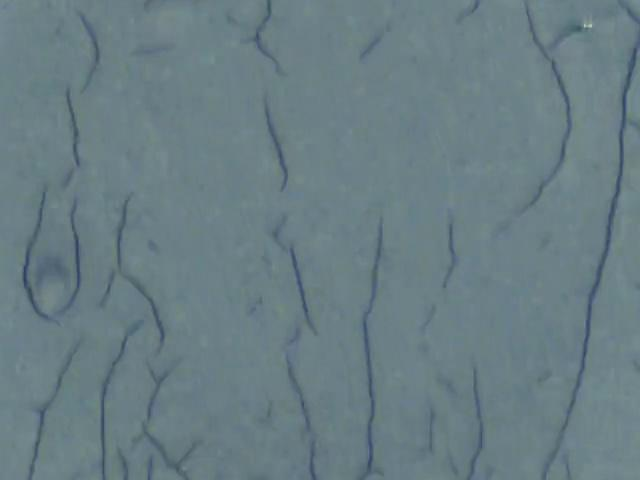
#> input picture data/coatingvision_real_test/images/test/image_1019.jpg, 640 x 480 px
$ python -i sensor_fusion.py   (imports and definitions only)   (older library calls are emulated)
#> lines starting #> are read from the running program, lines starting #| are printed output that depends on the picture; after the words box and inside, x2 and y2 are one past the last pixel; in counts of white or black regions, pixels touching at a corner belong together
"""
SecureCoating-Vision: Sensor Fusion Manager
=============================================
Manages multi-source data fusion from three sensing modalities:
1. Optical RGB (High-resolution surface camera)
2. LWIR Thermal (Long-Wave Infrared sub-surface imaging)
3. 3D Laser Profilometer (Height/topology measurement)

Since physical sensors are not available in this prototype, this module:
- Generates realistic mock thermal and 3D height data from RGB input
- Performs spatial alignment via homography transformation
- Implements pixel-level and feature-level fusion strategies
- Provides graceful degradation when sensors are unavailable

The mock data generation uses signal processing techniques to produce
physically plausible sensor readings that correlate with visible defects.
"""

import time
import logging
import numpy as np
import cv2
from typing import Optional, Tuple, Dict
from dataclasses import dataclass, field

logger = logging.getLogger("SecureCoatingVision.SensorFusion")


@dataclass
class SensorStatus:
    """Tracks the health state of each sensor in the system."""
    rgb_online: bool = True
    thermal_online: bool = True
    profiler_online: bool = True
    rgb_last_frame_ms: float = 0.0
    thermal_last_frame_ms: float = 0.0
    profiler_last_frame_ms: float = 0.0
    degradation_level: str = "NONE"  # NONE, PARTIAL, CRITICAL

    def update_degradation(self):
        """Compute overall system degradation level."""
        online_count = sum([self.rgb_online, self.thermal_online, self.profiler_online])
        if online_count == 3:
            self.degradation_level = "NONE"
        elif online_count == 2:
            self.degradation_level = "PARTIAL"
        elif online_count == 1:
            self.degradation_level = "CRITICAL"
        else:
            self.degradation_level = "OFFLINE"


@dataclass
class FusionResult:
    """Container for multi-source fusion output."""
    fused_tensor: np.ndarray  # (H, W, 5) float32 normalized [0,1]
    rgb_frame: np.ndarray  # Original RGB (H, W, 3) uint8
    thermal_frame: Optional[np.ndarray] = None  # (H, W) float32 in Celsius
    height_frame: Optional[np.ndarray] = None  # (H, W) float32 in micrometers
    sensor_status: SensorStatus = field(default_factory=SensorStatus)
    fusion_latency_ms: float = 0.0
    alignment_applied: bool = False


class SensorFusionManager:
    """
    Multi-source sensor fusion manager for coating inspection.

    Handles:
    - Mock sensor data generation (thermal, 3D height)
    - Spatial alignment via homography matrices
    - Multi-strategy fusion (concatenation, weighted, attention-based)
    - Graceful degradation when sensors disconnect

    Usage:
        fusion_mgr = SensorFusionManager()
        result = fusion_mgr.fuse(rgb_image)
        # result.fused_tensor -> (H, W, 5) normalized for model input
        # result.thermal_frame -> simulated thermal data
        # result.height_frame -> simulated 3D height data
    """

    # Physical simulation parameters
    AMBIENT_TEMP_C = 42.0       # Typical coating surface temp during curing
    TEMP_RANGE_C = (15.0, 75.0) # LWIR camera detection range
    HEIGHT_RANGE_UM = (0.0, 500.0)  # Profilometer measurement range
    COATING_THICKNESS_NOM_UM = 120.0  # Nominal coating thickness

    def __init__(
        self,
        target_size: Tuple[int, int] = (1024, 1024),
        thermal_noise_std: float = 0.8,
        height_noise_std: float = 2.0,
        enable_mock: bool = True
    ):
        """
        Initialize the sensor fusion manager.

        Args:
            target_size: Output frame dimensions (H, W) after alignment.
            thermal_noise_std: Standard deviation of thermal sensor noise (Celsius).
            height_noise_std: Standard deviation of profilometer noise (micrometers).
            enable_mock: If True, generate simulated sensor data from RGB.
        """
        self.target_size = target_size
        self.thermal_noise_std = thermal_noise_std
        self.height_noise_std = height_noise_std
        self.enable_mock = enable_mock

        # Homography matrices for sensor-to-RGB alignment
        # In production these would be calibrated; here we use near-identity with minor offsets
        self.H_thermal_to_rgb = self._generate_calibration_matrix(
            rotation_deg=0.3, tx=2.0, ty=-1.5
        )
        self.H_profiler_to_rgb = self._generate_calibration_matrix(
            rotation_deg=-0.2, tx=-1.0, ty=1.0
        )

        # Sensor health tracking
        self.sensor_status = SensorStatus()
        if not self.enable_mock:
            # No real acquisition adapter is implemented in this repository.
            # Never advertise sensors as online before authoritative frames arrive.
            self.sensor_status.rgb_online = False
            self.sensor_status.thermal_online = False
            self.sensor_status.profiler_online = False
            self.sensor_status.update_degradation()

        logger.info(f"SensorFusionManager initialized (target_size={target_size}, mock={enable_mock})")

    def _generate_calibration_matrix(
        self, rotation_deg: float = 0.0, tx: float = 0.0, ty: float = 0.0
    ) -> np.ndarray:
        """
        Generate a homography matrix simulating minor camera misalignment.
        In a real system, this would be computed from checkerboard calibration.
        """
        angle_rad = np.radians(rotation_deg)
        cos_a, sin_a = np.cos(angle_rad), np.sin(angle_rad)

        H = np.array([
            [cos_a, -sin_a, tx],
            [sin_a,  cos_a, ty],
            [0.0,    0.0,   1.0]
        ], dtype=np.float32)

        return H

    # [19 lines left out: function update_calibration, not called in this run]

    def generate_mock_thermal(self, rgb_image: np.ndarray) -> np.ndarray:
        """
        Generate simulated LWIR thermal data from RGB input.

        Simulation logic:
        - Base temperature derived from surface luminance
        - Dark regions (potential voids/delamination) show lower temperature
          due to reduced thermal conductivity
        - Bright/reflective regions may indicate thinner coating (higher temp)
        - Gaussian noise simulates sensor measurement uncertainty

        Args:
            rgb_image: Input BGR image (H, W, 3) uint8.

        Returns:
            Thermal map (H, W) float32 in Celsius.
        """
        h, w = rgb_image.shape[:2]

        # Convert to grayscale for luminance-based temperature estimation
        gray = cv2.cvtColor(rgb_image, cv2.COLOR_BGR2GRAY).astype(np.float32)

        # Map luminance [0-255] to temperature deviation from ambient
        # Darker pixels -> lower thermal conductivity -> cooler spots (voids underneath)
        # Formula: T = ambient + (luminance_norm - 0.5) * thermal_sensitivity
        luminance_norm = gray / 255.0
        thermal_sensitivity = 8.0  # ±8°C variation from defects

        thermal_map = self.AMBIENT_TEMP_C + (luminance_norm - 0.7) * thermal_sensitivity

        # Add edge-based thermal signature (cracks/scratches create thermal bridges)
        edges = cv2.Canny(rgb_image, 50, 150).astype(np.float32) / 255.0
        edges_blurred = cv2.GaussianBlur(edges, (15, 15), 3.0)
        thermal_map -= edges_blurred * 3.0  # Scratches show as cooler lines

        # Simulate sub-surface void detection (low-frequency thermal anomalies)
        # Apply large Gaussian blur to simulate heat diffusion patterns
        low_freq = cv2.GaussianBlur(gray, (51, 51), 15.0)
        void_signal = (low_freq / 255.0 - 0.5) * 4.0
        thermal_map += void_signal

        # Add sensor noise
        noise = np.random.normal(0, self.thermal_noise_std, (h, w)).astype(np.float32)
        thermal_map += noise

        # Clamp to sensor range
        thermal_map = np.clip(thermal_map, self.TEMP_RANGE_C[0], self.TEMP_RANGE_C[1])

        return thermal_map

    def generate_mock_height(self, rgb_image: np.ndarray) -> np.ndarray:
        """
        Generate simulated 3D profilometer height data from RGB input.

        Simulation logic:
        - Base height is the nominal coating thickness
        - Texture variations create subtle height differences
        - Bright spots could indicate blisters (height bumps)
        - Very dark areas could indicate delamination (height dips)
        - High-frequency noise simulates laser speckle measurement noise

        Args:
            rgb_image: Input BGR image (H, W, 3) uint8.

        Returns:
            Height map (H, W) float32 in micrometers.
        """
        h, w = rgb_image.shape[:2]

        # Base nominal coating height
        height_map = np.full((h, w), self.COATING_THICKNESS_NOM_UM, dtype=np.float32)

        # Texture-based height variation (subtle surface roughness)
        gray = cv2.cvtColor(rgb_image, cv2.COLOR_BGR2GRAY).astype(np.float32)
        texture = cv2.GaussianBlur(gray, (5, 5), 1.0) - gray
        height_map += texture * 0.3  # ±30um from texture

        # Detect potential blisters: bright circular regions = raised bumps
        # Use local brightness peaks as blister indicators
        bright_mask = (gray > 200).astype(np.float32)
        bright_blurred = cv2.GaussianBlur(bright_mask, (31, 31), 8.0)
        height_map += bright_blurred * 80.0  # Blisters can be up to 80um raised

        # Detect potential delamination: large dark patches = coating separation
        dark_mask = (gray < 80).astype(np.float32)
        dark_blurred = cv2.GaussianBlur(dark_mask, (41, 41), 12.0)
        height_map -= dark_blurred * 40.0  # Delamination dips

        # Edge-based scratch detection: sharp edges = surface grooves
        edges = cv2.Canny(rgb_image, 80, 200).astype(np.float32) / 255.0
        edges_dilated = cv2.dilate(edges, np.ones((3, 3)))
        height_map -= edges_dilated * 15.0  # Scratches are 5-15um deep

        # Add measurement noise (laser speckle)
        noise = np.random.normal(0, self.height_noise_std, (h, w)).astype(np.float32)
        height_map += noise

        # Clamp to physical range
        height_map = np.clip(height_map, self.HEIGHT_RANGE_UM[0], self.HEIGHT_RANGE_UM[1])

        return height_map

    # [33 lines left out: function generate_mock_frame, not called in this run]

    def align_frame(
        self,
        frame: np.ndarray,
        homography: np.ndarray,
        target_size: Optional[Tuple[int, int]] = None
    ) -> np.ndarray:
        """
        Apply spatial alignment (homography warp) to register a sensor frame
        to the RGB camera coordinate system.

        Args:
            frame: Input sensor frame (H, W) or (H, W, C).
            homography: 3x3 transformation matrix.
            target_size: Output size (W, H). Defaults to self.target_size.

        Returns:
            Aligned frame with same dtype as input.
        """
        if target_size is None:
            target_size = (self.target_size[1], self.target_size[0])  # (W, H) for cv2

        aligned = cv2.warpPerspective(
            frame, homography, target_size,
            flags=cv2.INTER_LINEAR,
            borderMode=cv2.BORDER_REPLICATE
        )
        return aligned

    def normalize_thermal(self, thermal: np.ndarray) -> np.ndarray:
        """Normalize thermal data from Celsius to [0, 1] range."""
        t_min, t_max = self.TEMP_RANGE_C
        normalized = (thermal - t_min) / (t_max - t_min)
        return np.clip(normalized, 0.0, 1.0).astype(np.float32)

    def normalize_height(self, height: np.ndarray) -> np.ndarray:
        """Normalize height data from micrometers to [0, 1] range."""
        h_min, h_max = self.HEIGHT_RANGE_UM
        normalized = (height - h_min) / (h_max - h_min)
        return np.clip(normalized, 0.0, 1.0).astype(np.float32)

    def fuse(
        self,
        rgb_image: np.ndarray,
        thermal_override: Optional[np.ndarray] = None,
        height_override: Optional[np.ndarray] = None,
        thermal_online: bool = True,
        profiler_online: bool = True
    ) -> FusionResult:
        """
        Perform multi-source data fusion.

        Acquires data from all available sensors (real or mocked),
        aligns them spatially, normalizes, and concatenates into a
        5-channel tensor ready for the fusion model.

        Args:
            rgb_image: Input BGR image (H, W, 3) uint8.
            thermal_override: Optional real thermal data (bypasses mock).
            height_override: Optional real height data (bypasses mock).
            thermal_online: Whether thermal sensor is connected.
            profiler_online: Whether 3D profiler is connected.

        Returns:
            FusionResult containing the fused 5-channel tensor and metadata.
        """
        start_time = time.time()
        h, w = rgb_image.shape[:2]

        # Update sensor status
        self.sensor_status.rgb_online = True
        self.sensor_status.thermal_online = thermal_online
        self.sensor_status.profiler_online = profiler_online
        self.sensor_status.update_degradation()

        # --- Thermal acquisition ---
        thermal_frame = None
        if thermal_online:
            if thermal_override is not None:
                thermal_frame = thermal_override
            elif self.enable_mock:
                thermal_frame = self.generate_mock_thermal(rgb_image)

            # Spatial alignment to RGB frame size (W, H for cv2)
            if thermal_frame is not None:
                thermal_frame = self.align_frame(
                    thermal_frame, self.H_thermal_to_rgb, target_size=(w, h)
                )
        else:
            logger.warning("[SENSOR] LWIR Thermal camera OFFLINE - using zero-fill fallback")

        # --- 3D Profiler acquisition ---
        height_frame = None
        if profiler_online:
            if height_override is not None:
                height_frame = height_override
            elif self.enable_mock:
                height_frame = self.generate_mock_height(rgb_image)

            # Spatial alignment to RGB frame size (W, H for cv2)
            if height_frame is not None:
                height_frame = self.align_frame(
                    height_frame, self.H_profiler_to_rgb, target_size=(w, h)
                )
        else:
            logger.warning("[SENSOR] 3D Laser Profiler OFFLINE - using zero-fill fallback")

        # --- Normalization ---
        # RGB: [0, 255] -> [0, 1]
        rgb_norm = rgb_image.astype(np.float32) / 255.0

        # Thermal: Celsius -> [0, 1] or zero-fill
        if thermal_frame is not None:
            thermal_norm = self.normalize_thermal(thermal_frame)
        else:
            thermal_norm = np.zeros((h, w), dtype=np.float32)

        # Height: micrometers -> [0, 1] or zero-fill
        if height_frame is not None:
            height_norm = self.normalize_height(height_frame)
        else:
            height_norm = np.zeros((h, w), dtype=np.float32)

        # --- Channel Concatenation Fusion ---
        # Stack into 5-channel tensor: [R, G, B, Thermal, Height]
        thermal_expanded = np.expand_dims(thermal_norm, axis=-1)
        height_expanded = np.expand_dims(height_norm, axis=-1)

        fused_tensor = np.concatenate([rgb_norm, thermal_expanded, height_expanded], axis=-1)

        fusion_latency = (time.time() - start_time) * 1000.0
        self.sensor_status.rgb_last_frame_ms = fusion_latency

        return FusionResult(
            fused_tensor=fused_tensor,
            rgb_frame=rgb_image,
            thermal_frame=thermal_frame,
            height_frame=height_frame,
            sensor_status=self.sensor_status,
            fusion_latency_ms=fusion_latency,
            alignment_applied=True
        )

    # [64 lines left out: functions compute_fusion_confidence, get_colorized_thermal, get_colorized_height, not called in this run]

>>> import cv2
>>> picture = cv2.imread('../../data/coatingvision_real_test/images/test/image_1019.jpg')
#> picture is the input picture: shape (480, 640, 3); mean B, G, R 132.4, 125.9, 105.5
>>> result = SensorFusionManager().fuse(picture)
#> in generate_mock_thermal, `edges = cv2.Canny(rgb_image, 50, 150).astype(np.float32) / 255.0`:
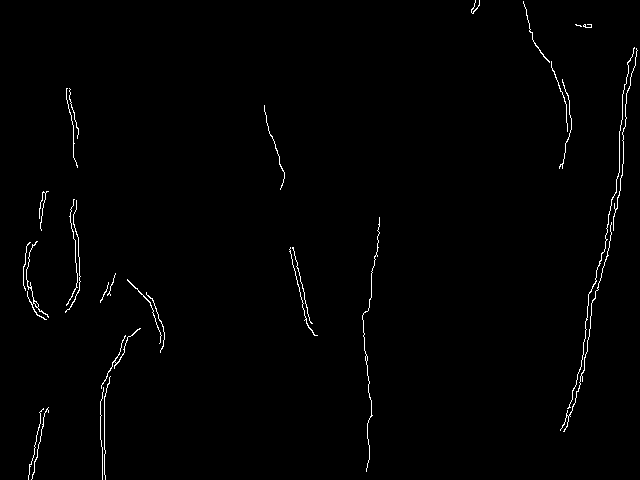
#> edges: shape (480, 640) float32; values 0 (black) and 1 (white), 1% white in thin lines or dots
#> in generate_mock_thermal, `thermal_map -= edges_blurred * 3.0`:
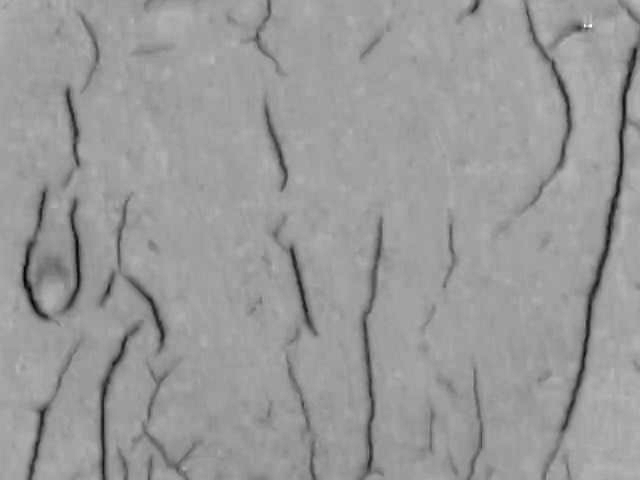
#> thermal_map: shape (480, 640) float32; min 37.55, max 41.85, mean 40.2; drawn with min black and max white
#> in generate_mock_thermal, `void_signal = (low_freq / 255.0 - 0.5) * 4.0`:
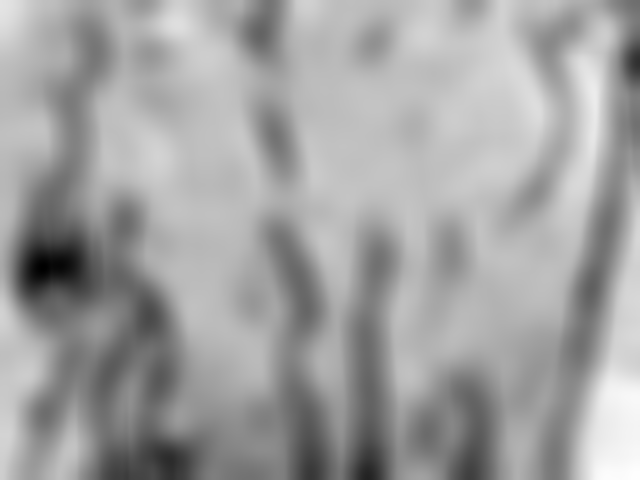
#> void_signal: shape (480, 640) float32; min -0.33, max 0.0181, mean -0.109; drawn with min black and max white
#> in align_frame, `aligned = cv2.warpPerspective( frame, homography, target_size, flags=c..`:
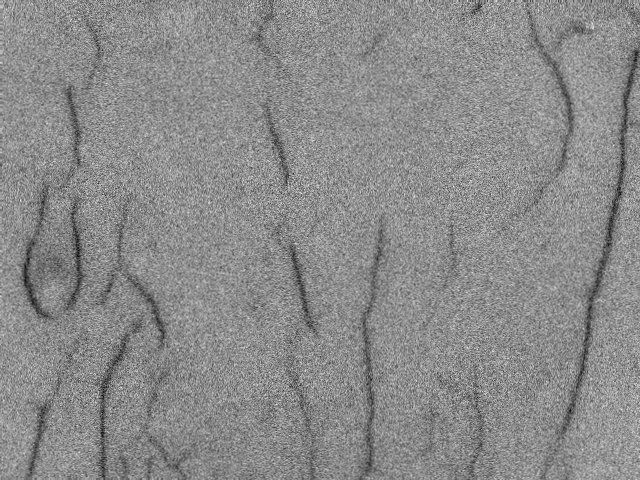
#> aligned: shape (480, 640) float32; min 36.16, max 43.27, mean 40; drawn with min black and max white
#> in generate_mock_height, `texture = cv2.GaussianBlur(gray, (5, 5), 1.0) - gray`:
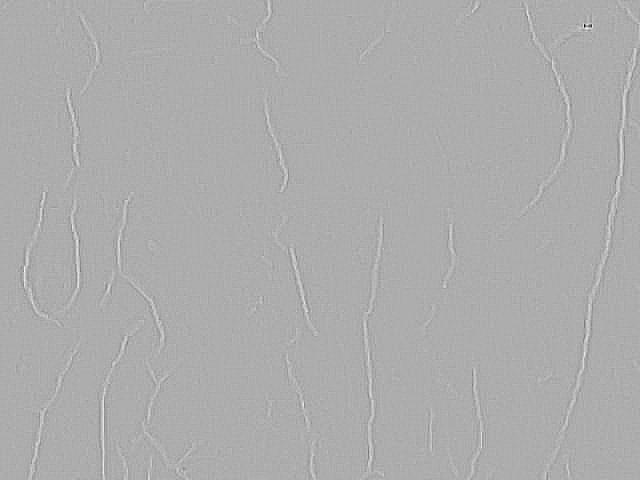
#> texture: shape (480, 640) float32; min -32.99, max 15.63, mean -2.42e-05; drawn with min black and max white
#> in generate_mock_height, `dark_blurred = cv2.GaussianBlur(dark_mask, (41, 41), 12.0)`:
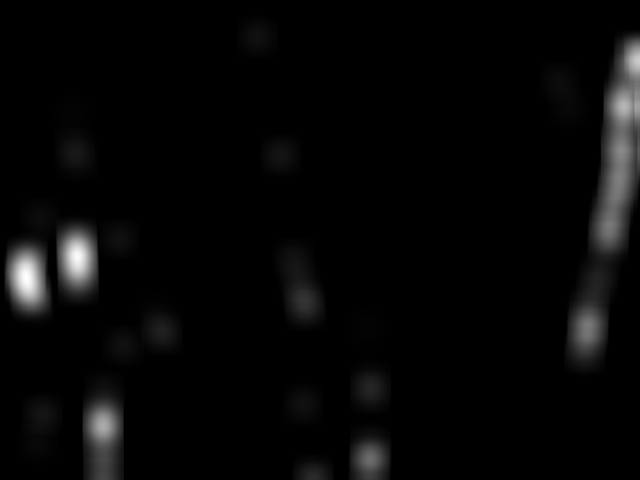
#> dark_blurred: shape (480, 640) float32; min 0, max 0.0805, mean 0.00224; drawn with min black and max white
#> in normalize_height, `normalized = (height - h_min) / (h_max - h_min)`:
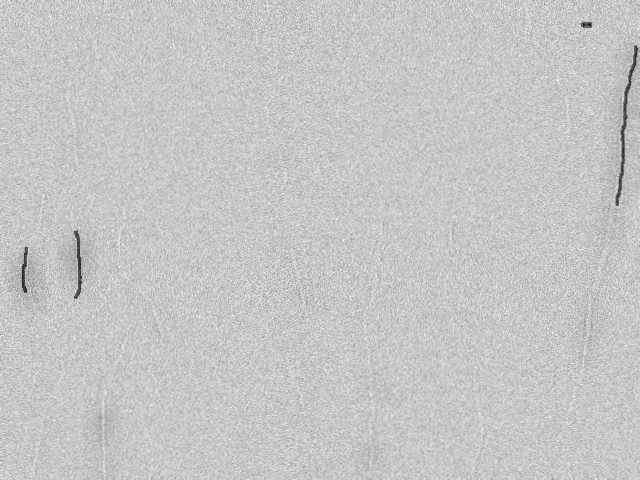
#> normalized: shape (480, 640) float32; min 0.19, max 0.254, mean 0.24; drawn with min black and max white

$ run again, on data/coatingvision_real_test/images/test/image_1053.jpg
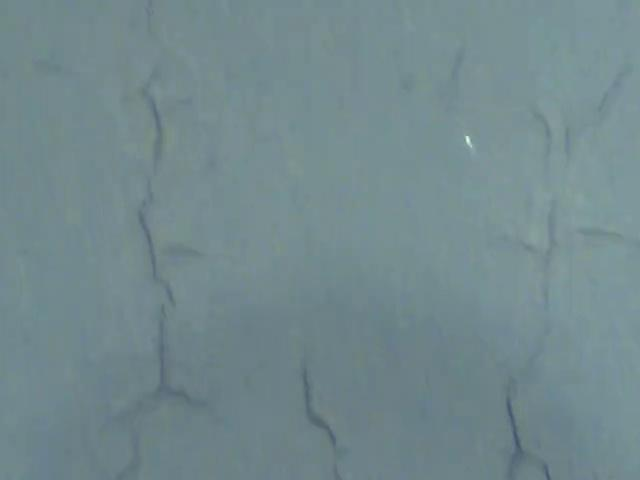
#> input picture data/coatingvision_real_test/images/test/image_1053.jpg, 640 x 480 px
#> picture is the input picture: shape (480, 640, 3); mean B, G, R 142, 137.5, 115.1
#> in align_frame, `aligned = cv2.warpPerspective( frame, homography, target_size, flags=c..`:
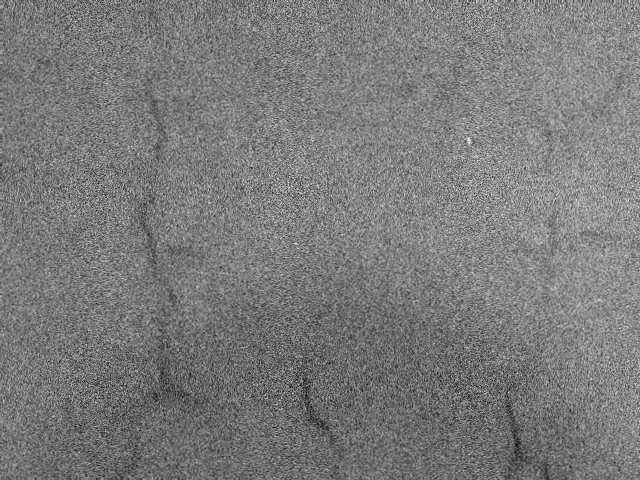
#> aligned: shape (480, 640) float32; min 37.47, max 43.9, mean 40.6; drawn with min black and max white
#> bright_mask: shape (480, 640) float32; values 0 (black) and 1 (white), 0.01% white in thin lines or dots, all inside (x1, y1, x2, y2) = (466, 136, 470, 144)
#> dark_mask: shape (480, 640) float32; every value is 0
#> edges_dilated: shape (480, 640) float32; values 0 (black) and 1 (white), 0.03% white; 1 white region, box (x1, y1, x2, y2) and area: (464, 135, 474, 149) 99
#> in normalize_height, `normalized = (height - h_min) / (h_max - h_min)`:
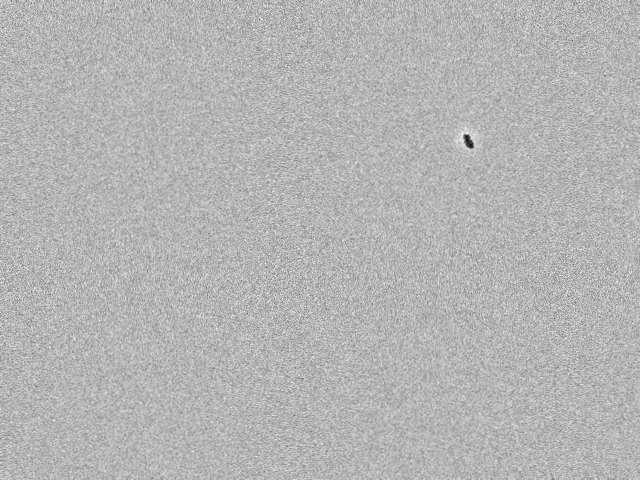
#> normalized: shape (480, 640) float32; min 0.206, max 0.254, mean 0.24; drawn with min black and max white
